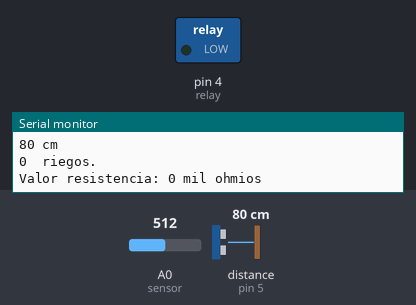
Simulated run of this sketch. Board: Arduino Uno, built with avr-gcc and run on an emulated ATmega328P. Parts: switched loads named in the sketch (green lamp = pin HIGH), the last lines printed to the serial monitor. Wiring (inferred from the names in the program): ultrasonic range finder: trigger pin 6; echo pin 5. The inputs (shaded band) are chosen by the test bench; at power-on: A0 (sensor) = 512, distance to the obstacle (sensor on pin 5) 80 cm. The echo pulse lasts 58.3 µs per cm; pins used as bus, display or sensor lines are not drawn.

Above: at 2.0 s.
2.1 s: A0 (sensor) set to 26
4.6 s: A0 (sensor) set to 21
At 6.6 s:
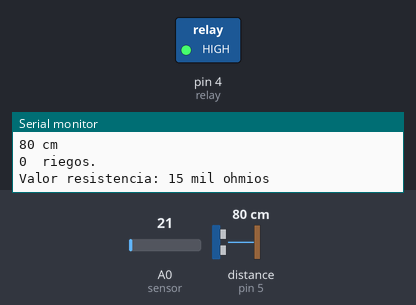
Timing chart, 0 to 8.1 s (numbered marks = the images above; inputs shaded):
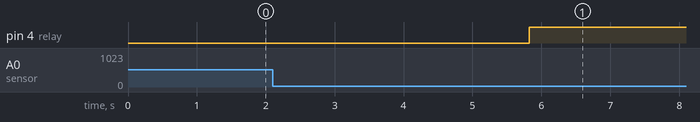

The sketch:

TecnoSprinkler_OLEI.ino
```cpp
const int sensor = A0;          //Pin en el que está conectado el sensor
const int Rc = 330;            //Resistencia de calibración
const int relay = 4;            //Pin en en que está conectado el Relay
int V;
int contador = 0;
long Rsensor;
long Resk;
unsigned long tr = 1;            //Tiempo de regado  en minutos
unsigned long tespera = 10;      //Tiempo espera en minutos
const int rr = 13;/////               //Resistencia (en kohmios) a partir de la cual empieza a regar
const int pinecho = 5;
const int pintrigger = 6;

unsigned int tiempo, distancia;

void setup() {
  Serial.begin(9600);             //inicia comunicación serial
  pinMode (relay,OUTPUT);         //Configurar relay como salida
  pinMode(pinecho, INPUT);        //Pin ECHO ultrasonico
  pinMode(pintrigger, OUTPUT);    //Pin TIGGER ultrasonico
}

void loop() {
  V =  analogRead(sensor);        //leer sensor
  Rsensor = 1024L * Rc / V - Rc;  //calcular resistencia del sensor
  Resk = Rsensor /1000;           //pasar a kiloohmios

  Serial.print(contador); Serial.println("  riegos.");  //contador para ver en serial cuantas veces se ha regado
Serial.print("Valor resistencia: "); Serial.print(Resk); Serial.println(" mil ohmios ");   //escribir en serial el valor de la resistencia
  delay(1000);

 if (Resk>rr){
  digitalWrite(relay,HIGH);       //activar relay
  delay(tr*60*1000);              // Espera Tiempo de regado con relay activado
  digitalWrite(relay,LOW);        //desactivar relay
  delay(tespera*60*330);         // Espera Tiempo de espera entre regados con relay desactivado para que el agua se filtre a la tierra y llegue al sensor
  contador = contador + 1 ;
  }


  digitalWrite(pintrigger, LOW);
  delayMicroseconds(2);
  digitalWrite(pintrigger, HIGH);
  delayMicroseconds(10);
  digitalWrite(pintrigger, LOW);

  // MEDIR EL TIEMPO EN ESTADO ALTO DEL PIN "ECHO" EL PULSO ES PROPORCIONAL A LA DISTANCIA MEDIDA
  tiempo = pulseIn(pinecho, HIGH);

  // LA VELOCIDAD DEL SONIDO ES DE 340 M/S O 29 MICROSEGUNDOS POR CENTIMETRO
  // DIVIDIMOS EL TIEMPO DEL PULSO ENTRE 58, TIEMPO QUE TARDA RECORRER IDA Y VUELTA UN CENTIMETRO LA ONDA SONORA
  distancia = tiempo / 58;

  // ENVIAR EL RESULTADO AL MONITOR SERIAL
  Serial.print(distancia);
  Serial.println(" cm");
  delay(200);

  // ENCENDER EL LED CUANDO SE CUMPLA CON CIERTA DISTANCIA
  if (distancia <= 20) {
    digitalWrite(2, HIGH);
    delay(500);
  } else {
    digitalWrite(2, LOW);
  }

 }
```

Measured:
- the behaviour switches between 24 and 23 on A0 (sensor) (found by bisection; images 0 and 1)
- after the input at 4.6 s, pin 4 (relay): LOW → HIGH after 1.2 s
